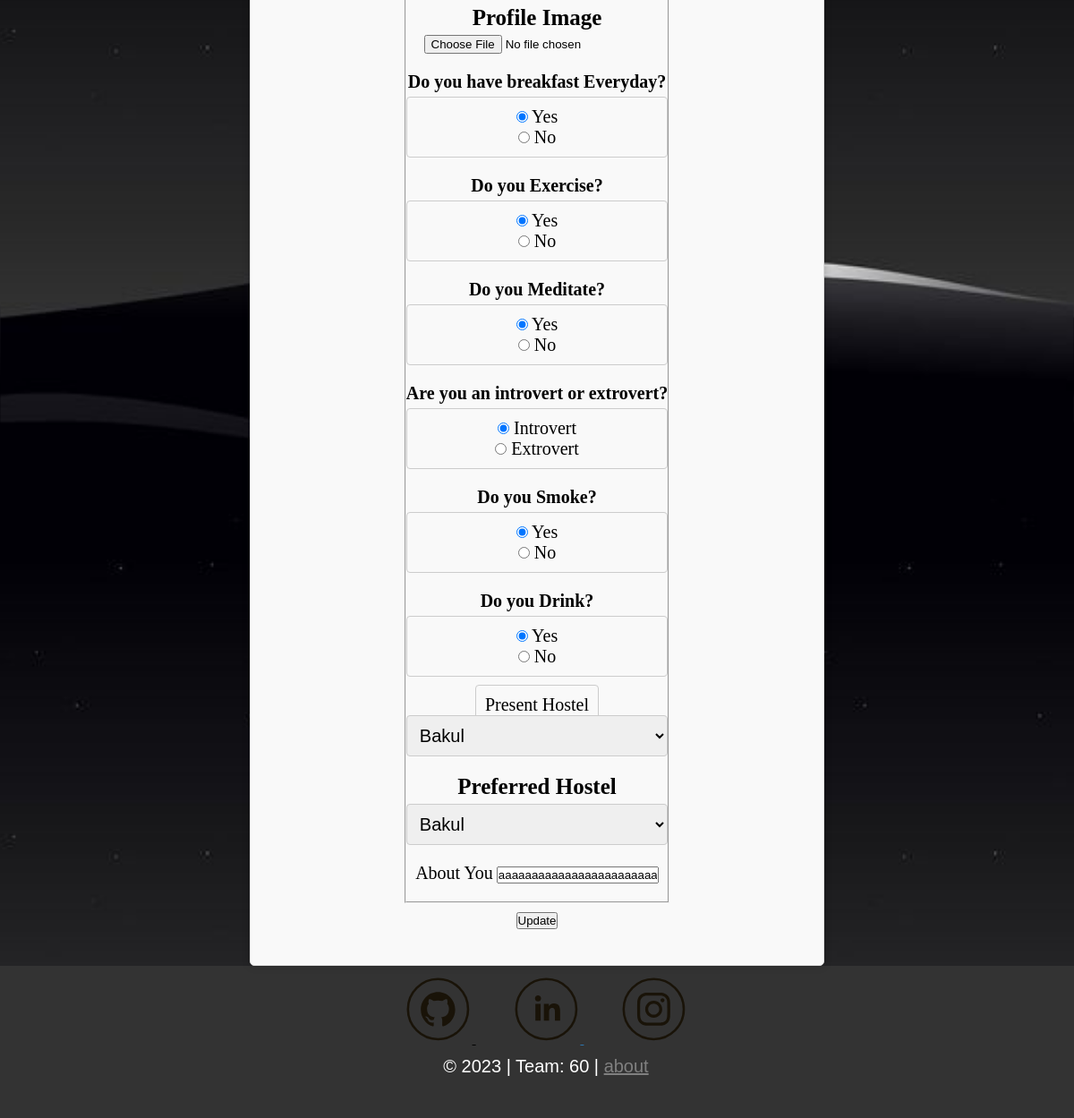
The app's page /update (signed in, lower part), older data.
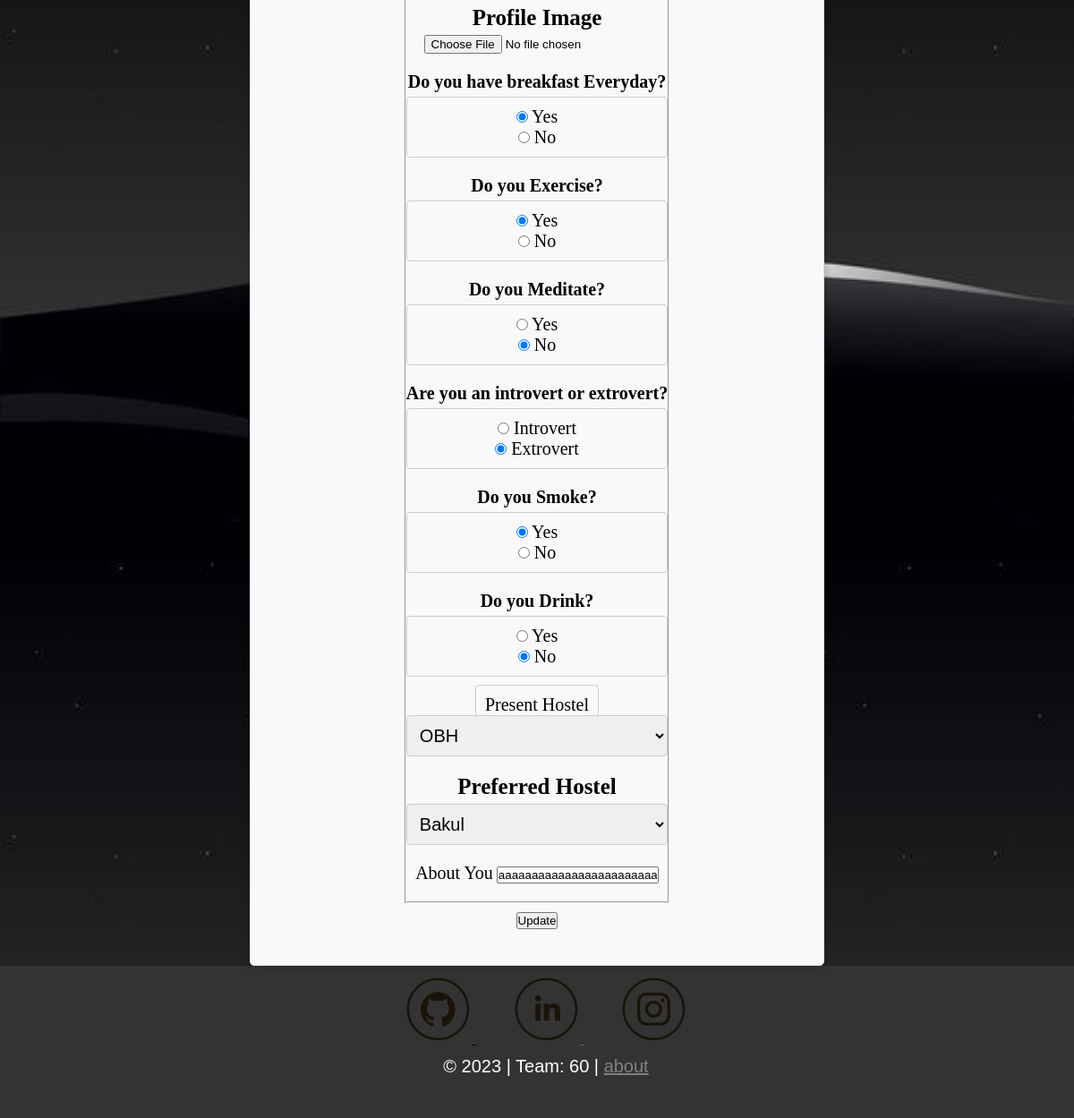
The same page, newer data.
### app.py (models this page shows, shortened)
class User(db.Model, UserMixin):
    id = db.Column(db.Integer, primary_key=True)
    name = db.Column(db.String(50), nullable=False)
    username = db.Column(db.String(20), unique=True, nullable=False)
    email = db.Column(db.String(120), unique=True, nullable=False)
    year = db.Column(db.String(3), nullable=False)
    course = db.Column(db.String(3), nullable=False)
    gender = db.Column(db.String(1), nullable=False)
    profile_photo = db.Column(db.String(20), nullable=False, default='default.jpg')
    have_breakfast = db.Column(db.String(1), nullable=False)
    exercise = db.Column(db.String(1), nullable=False)
    meditate = db.Column(db.String(1), nullable=False)
    intro_extro = db.Column(db.String(9), nullable=False)
    smoke = db.Column(db.String(1), nullable=False)
    drink = db.Column(db.String(1), nullable=False)
    present_hostel = db.Column(db.String(5), nullable=False)
    preferred_hostel = db.Column(db.String(5), nullable=False)
    password = db.Column(db.String(60), nullable=False)
    date_time = db.Column(db.DateTime, nullable=False, default=datetime.utcnow)
    content = db.Column(db.Text, nullable=False)
    roommate_pref1 = db.Column(db.Integer, nullable=False, default=-1)
    roommate_pref2 = db.Column(db.Integer, nullable=False, default=-1)
    roommate_pref3 = db.Column(db.Integer, nullable=False, default=-1)

### app.py (the view)
@app.route('/update', methods=['GET', 'POST'])
def update():
    if current_user.is_authenticated:
        form = UpdateForm()
        if form.validate_on_submit():
            if form.profile_photo.data:
                picture_file = save_profile_picture(form.profile_photo.data)
                current_user.profile_photo = picture_file
            current_user.name = form.name.data
            current_user.username = form.username.data
            current_user.email = form.email.data
            current_user.year = form.year.data
            current_user.course = form.course.data
            current_user.have_breakfast = form.have_breakfast.data
            current_user.exercise = form.exercise.data
            current_user.meditate = form.meditate.data
            current_user.intro_extro = form.intro_extro.data
            current_user.smoke = form.smoke.data
            current_user.drink = form.drink.data
            current_user.present_hostel = form.present_hostel.data
            current_user.preferred_hotel = form.preferred_hostel.data
            current_user.content = form.content.data
            db.session.commit()
            flash('Account Info successfully updated!', 'success')
            return redirect(url_for('user_info'))
        elif request.method == 'GET':
            form.name.data = current_user.name
            form.username.data = current_user.username
            form.email.data = current_user.email
            form.year.data = current_user.year
            form.course.data = current_user.course
            form.have_breakfast.data = current_user.have_breakfast
            form.exercise.data = current_user.exercise
            form.meditate.data = current_user.meditate
            form.intro_extro.data = current_user.intro_extro
            form.smoke.data = current_user.smoke
            form.drink.data = current_user.drink
            form.present_hostel.data = current_user.present_hostel
            form.preferred_hostel.data = current_user.preferred_hostel
            form.content.data = current_user.content
        image_file = current_user.profile_photo
        print(form.errors)
        return render_template('Forms/update.html', form=form, image_file=image_file)
    else:
        flash('You need to first login to access that page', 'danger')
        return redirect(url_for('signInEmail'))

### app.py (called while the page is built)
@login_manager.user_loader
def load_user(user_id):
    return User.query.get(int(user_id))

### templates/Forms/update.html (shortened to what the changed rows need)
{% extends "Layouts/form-layout.html" %}
{% block css %}
<link rel="stylesheet" type="text/css"
href="https://cdnjs.cloudflare.com/ajax/libs/font-awesome/4.7.0/css/font-awesome.min.css">
<link rel="stylesheet" type="text/css" href="{{ url_for('static', filename='CSS/signin.css') }}">
<link rel="stylesheet" type="text/css" href="{{ url_for('static', filename='CSS/index.css') }}">
<link rel="stylesheet" type="text/css" href="{{ url_for('static', filename='CSS/header-footer.css') }}">
<link rel="stylesheet" type="text/css" href="{{ url_for('static', filename='CSS/signup.css') }}">
{% endblock css %}
{% block content %}
    <div class="form-container">
        <form action="" method="POST" enctype="multipart/form-data">
            <fieldset>
                <div class="form-group">
                    {{ form.profile_photo.label(class="profile-photo-label") }}
                    {% if form.profile_photo.errors %}
                        {{ form.profile_photo(class="profile-photo-uploadbox is-invalid") }}
                        <div class="invalid-feedback">
                            {% for error in form.profile_photo.errors %}
                                <span>{{ error }}</span>
                            {% endfor %}
                        </div>
                    {% else %}
                        {{ form.profile_photo(class="profile-photo-uploadbox") }}
                    {% endif %}
                </div>
                <div class="form-group">
                    {% if form.have_breakfast.errors %}
                        {{ form.have_breakfast(class="have-breakfast-radio is-invalid") }}
                        <div class="invalid-feedback">
                            {% for error in form.have_breakfast.errors %}
                                <span>{{ error }}</span>
                            {% endfor %}
                        </div>
                    {% else %}
                        {{ form.have_breakfast(class="have-breakfast-radio") }}
                    {% endif %}
                </div>
                <div class="form-group">
                    {% if form.exercise.errors %}
                        {{ form.exercise(class="exercise-radio is-invalid") }}
                        <div class="invalid-feedback">
                            {% for error in form.exercise.errors %}
                                <span>{{ error }}</span>
                            {% endfor %}
                        </div>
                    {% else %}
                        {{ form.exercise(class="exercise-radio") }}
                    {% endif %}
                </div>
                <div class="form-group">
                    {% if form.meditate.errors %}
                        {{ form.meditate(class="meditate-radio is-invalid") }}
                        <div class="invalid-feedback">
                            {% for error in form.meditate.errors %}
                                <span>{{ error }}</span>
                            {% endfor %}
                        </div>
                    {% else %}
                        {{ form.meditate(class="meditate-radio") }}
                    {% endif %}
                </div>
                <div class="form-group">
                    {% if form.intro_extro.errors %}
                        {{ form.intro_extro(class="intro_extro-radio is-invalid") }}
                        <div class="invalid-feedback">
                            {% for error in form.intro-extro.errors %}
                                <span>{{ error }}</span>
                            {% endfor %}
                        </div>
                    {% else %}
                        {{ form.intro_extro(class="intro-extro-radio") }}
                    {% endif %}
                </div>
                <div class="form-group">
                    {% if form.smoke.errors %}
                        {{ form.smoke(class="smoke-radio is-invalid") }}
                        <div class="invalid-feedback">
                            {% for error in form.smoke.errors %}
                                <span>{{ error }}</span>
                            {% endfor %}
                        </div>
                    {% else %}
                        {{ form.smoke(class="smoke-radio") }}
                    {% endif %}
                </div>
                <div class="form-group">
                    {% if form.drink.errors %}
                        {{ form.drink(class="drink-radio is-invalid") }}
                        <div class="invalid-feedback">
                            {% for error in form.drink.errors %}
                                <span>{{ error }}</span>
                            {% endfor %}
                        </div>
                    {% else %}
                        {{ form.drink(class="drink-radio") }}
                    {% endif %}
                </div>
                <div class="form-group">
                    {{ form.present_hostel.label(class="present-hostel-dropdown") }}
                    {% if form.present_hostel.errors %}
                        {{ form.present_hostel(class="present_hostel-dropdown is-invalid") }}
                        <div class="invalid-feedback">
                            {% for error in form.present-hostel.errors %}
                                <span>{{ error }}</span>
                            {% endfor %}
                        </div>
                    {% else %}
                        {{ form.present_hostel(class="present-hostel-dropdown") }}
                    {% endif %}
                </div>
                <div class="form-group">
                    {{ form.preferred_hostel.label(class="preferred-hostel-label") }}
                    {% if form.preferred_hostel.errors %}
                        {{ form.preferred_hostel(class="preferred_hostel-dropdown is-invalid") }}
                        <div class="invalid-feedback">
                            {% for error in form.preferred-hostel.errors %}
                                <span>{{ error }}</span>
                            {% endfor %}
                        </div>
                    {% else %}
                        {{ form.preferred_hostel(class="preferred-hostel-dropdown") }}
                    {% endif %}
                </div>
                <div class="form-group">
                    {{ form.content.label(class="pass-label") }}
                    {% if form.content.errors %}
                        {{ form.content(class="content-textbox is-invalid") }}
                        <div class="invalid-feedback">
                            {% for error in form.content.errors %}
                                <span>{{ error }}</span>
                            {% endfor %}
                        </div>
                    {% else %}
                        {{ form.content(class="content-textbox") }}
                    {% endif %}
                </div>
            </fieldset>
        </form>
    </div>
{% endblock content %}

Row changes from the older to the newer data that the page shows:
changed User "☑ Yes ☐ No": meditate "☑ Yes ☐ No" → "☐ Yes ☑ No"; intro_extro "☑ Introvert ☐ Extrovert" → "☐ Introvert ☑ Extrovert"; drink "☑ Yes ☐ No" → "☐ Yes ☑ No"; present_hostel "Bakul" → "OBH"
